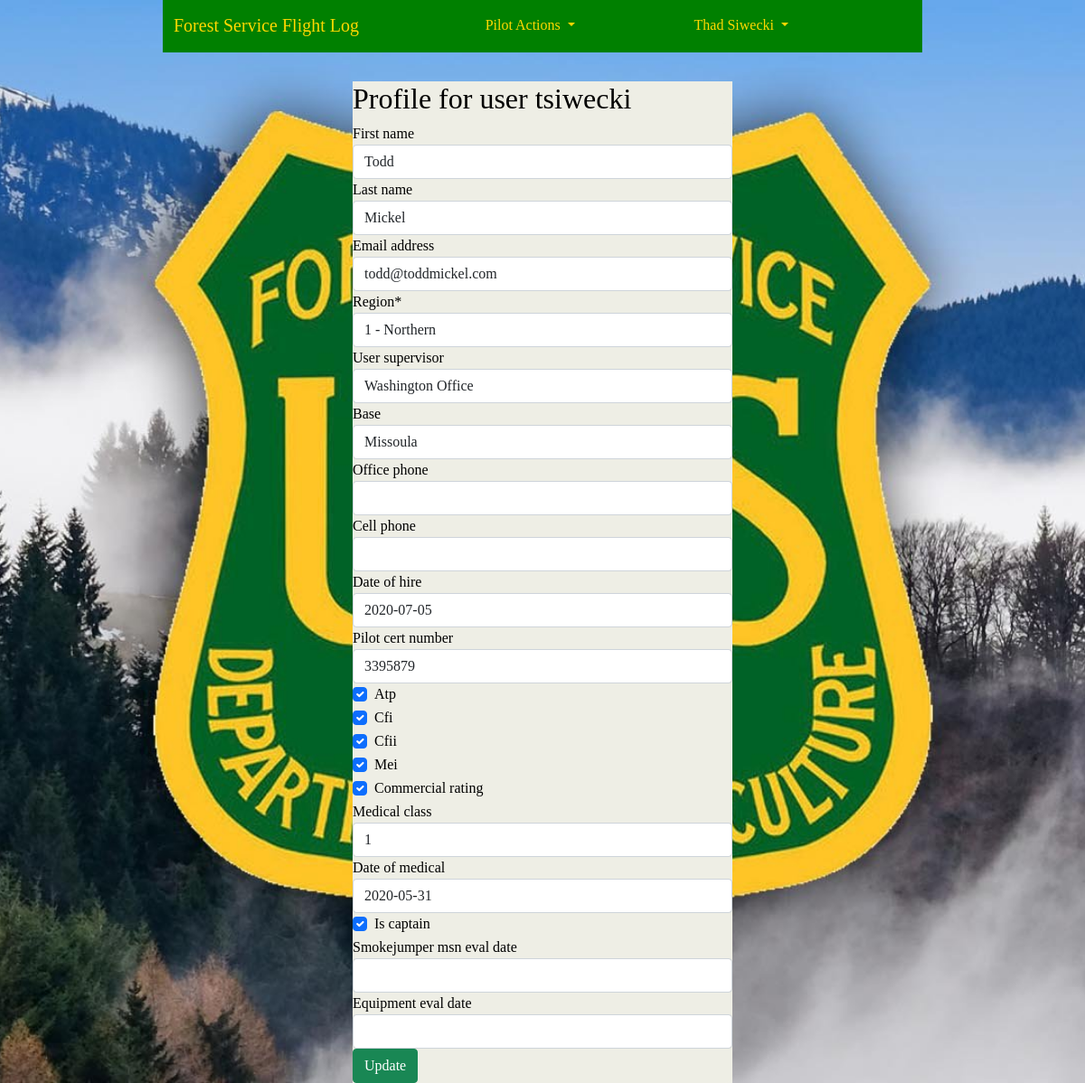
Screenshot of /accounts/1/update/ (signed in) with the database file from the repository.
### accounts/models.py (models this page shows, shortened)
class CustomUser(AbstractUser):
    REGION_CHOICES = [
        ('1', '1 - Northern'),
        ('2', '2 - Rocky Mountain'),
        ('3', '3 - Southwestern'),
        ('4', '4 - Intermountain'),
        ('5', '5 - Pacific Southwest'),
        ('6', '6 - Pacific Northwest'),
        ('8', '8 - Southern'),
        ('9', '9 - Eastern'),
        ('10', '10 - Alaska'),
        ('WO', 'Washington Office'),
    ]
    '''username = None
    email = models.EmailField(_('email address'), unique=True)'''
    region = models.CharField(
        max_length=4,
        choices=REGION_CHOICES,
        default='WO',
        null=False,
        blank=False
        )
    base = models.CharField(max_length=20, blank=True)
    office_phone = models.CharField(max_length=12, blank=True)
    cell_phone = models.CharField(max_length=12, blank=True)
    date_of_hire = models.DateField(null=True, blank=True)
    pilot_cert_number = models.CharField(max_length=20, blank=True)
    atp = models.BooleanField(default=False)
    cfi = models.BooleanField(default=False)
    cfii = models.BooleanField(default=False)
    mei = models.BooleanField(default=False)
    commercial_rating = models.BooleanField(default=False)
    medical_class = models.IntegerField(null=True, blank=True)
    date_of_medical = models.DateField(null=True, blank=True)
    user_supervisor = models.ForeignKey(
        'self',
        on_delete=models.PROTECT,
        limit_choices_to={'is_supervisor': True},
        blank=True,
        null=True
        )
    is_supervisor = models.BooleanField(default=False)
    is_captain = models.BooleanField(default=False)
    smokejumper_msn_eval_date = models.DateField(null=True, blank=True)
    equipment_eval_date = models.DateField(null=True, blank=True)
    order = ('username',)
    USERNAME_FIELD = 'username'
    REQUIRED_FIELDS = []
    def __str__(self):
        return f'{self.first_name} {self.last_name}'

### accounts/views.py (the view, shortened to what this page needs)
# urls.py: path("<int:pk>/update/", ProfileView.as_view(), name="profile")
class ProfileView(LoginRequiredMixin, generic.edit.UpdateView):
    model = CustomUser
    form_class = ProfileForm
    success_url = reverse_lazy('home')
    template_name = 'profile.html'

### accounts/forms.py
class ProfileForm(forms.ModelForm):
    class Meta:
        model = CustomUser
        fields = [
            'first_name', 'last_name', 'email',
            'region', 'user_supervisor', 'base',
            'office_phone', 'cell_phone', 'date_of_hire',
            'pilot_cert_number', 'atp', 'cfi', 'cfii', 'mei',
            'commercial_rating', 'medical_class', 'date_of_medical',
            'is_captain', 'smokejumper_msn_eval_date', 'equipment_eval_date',
            ]

### templates/profile.html (shortened to what this page needs)
{% extends 'base.html' %}
{% load crispy_forms_tags %}
{% block content %}
    <div class="col-md-8 offset-md-3 prof2" style="max-width: 50%;">
        <h2>Profile for user {{ user.get_username }}</h2>
        <form method="POST">
            {{ form|crispy }}
            <button class="btn btn-success ml-2 profbn" type="submit">Update</button>
        </form>
    </div>
{% endblock content %}

### templates/base.html (shortened to what this page needs)
{% load static %}
<!DOCTYPE html>
<html>
    <head>
        <link href="https://cdn.jsdelivr.net/npm/bootstrap@5.1.0/dist/css/bootstrap.min.css" rel="stylesheet"
>
        <link
            href="{% static 'css/base.css' %}"
            rel="stylesheet">
    </head>
    <body>
        <nav class="navbar navbar-expand-lg navbar-nb2">
            <div class="container-fluid">
                <a class="navbar-brand" href="{% url 'home' %}">Forest Service Flight Log</a>
                <div class="collapse navbar-collapse" id="navbarSupportedContent">
                {% if user.is_authenticated %}
                    <ul class="navbar-nav mx-auto mb-2 mb-lg-0">
                        <li class="nav-item dropdown">
                            <a class="nav-link active dropdown-toggle pa_1" href="#" id="navbarDropdown" role="button" data-bs-toggle="dropdown">
                                Pilot Actions
                            </a>
                        </li>
                    </ul>
                    <ul class="navbar-nav flex-row-reverse">
                        <li class="nav-item dropdown">
                            <a class="nav-link active dropdown-toggle pw_1" href="#" id="profileDropdown" role="button" data-bs-toggle="dropdown">
                                {{ user.get_full_name }}
                            </a>
                        </li>
                    </ul>
                    {% endif %}
                </div>
            </div>
        </nav>
        {% block content %}
        {% endblock content %}
    </body>
</html>

### static/css/base.css (style rules this page uses)
body { font-family: 'Playfair Display', serif; background: rgb(238, 238, 229) url("/static/img/sf_logo4.jpg") no-repeat; background-size: cover; background-position: center center; background-repeat: no-repeat; background-attachment: fixed; background-size: cover; color: black; }
form { color: black; background-color: rgb(238, 238, 229); border-radius: 10px; }
.navbar { background-color: green; border-bottom: 2px solid green; margin-bottom: 2rem; display: flex; }
.navbar-brand { color:gold; }
.pa_1 { color:gold; }
.pw_1 { color: gold; margin-right: 8rem; }
.prof2 { color: black; background-color: rgb(238, 238, 229); }
.profbn { color: white; }
@media only screen and (min-width: 768px) { body { width:auto; margin-left:auto; margin-right:auto; } }
@media only screen and (min-width: 768px) { body { width: 70%; margin-left:auto; margin-right:auto; } }
@media only screen and (min-width: 600px) { body { display: 50%; } }

### rows the page displays
CustomUser: get_full_name "Thad Siwecki", get_username "tsiwecki"
CustomUser: first_name "Todd", last_name "Mickel", email "todd@toddmickel.com", region "1 - Northern", user_supervisor "Washington Office", base "Missoula", date_of_hire "2020-07-05", pilot_cert_number "3395879", atp "☑", cfi "☑", cfii "☑", mei "☑", commercial_rating "☑", medical_class "1", date_of_medical "2020-05-31", is_captain "☑"
